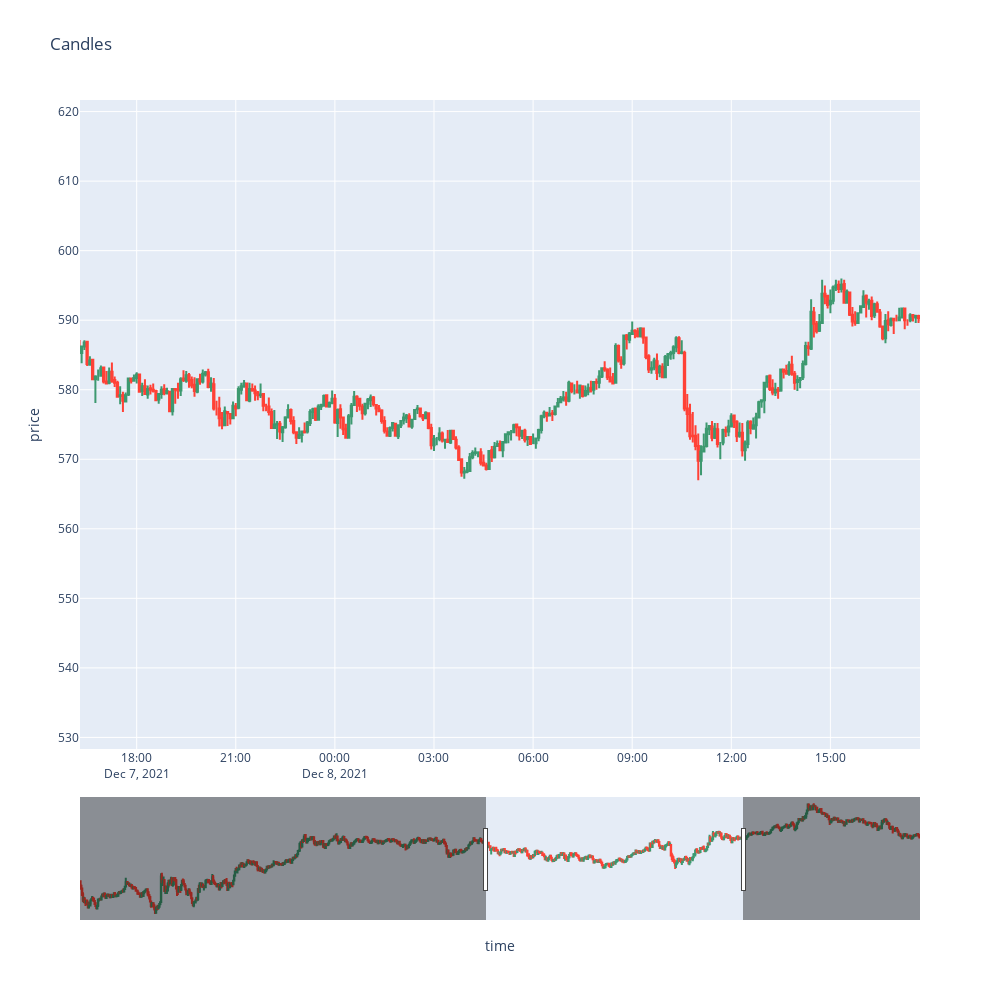

The notebook cell this image was saved under:
### Code cell
plot_candles(candles, height=1000)

### Figure 1 — Plotly figure (JSON) as saved in the notebook; plotly's stock layout.template omitted (floating-point values rounded to 4 significant figures; data arrays with more than 128 entries replaced by an {"elided": "..."} marker saying what was removed)
{"data": [{"close": {"elided": "1000 float values"}, "high": {"elided": "1000 float values"}, "low": {"elided": "1000 float values"}, "open": {"elided": "1000 float values"}, "type": "candlestick", "x": {"elided": "1000 str values"}}], "layout": {"dragmode": "pan", "height": 1000, "title": {"text": "Candles"}, "width": 1000, "xaxis": {"autorange": false, "range": ["2021-12-07 16:17:01.9972", "2021-12-08 17:42:44.5142"], "rangeslider": {"autorange": true, "range": ["2021-12-05 23:57:30", "2021-12-09 11:17:30"], "yaxis": {"_template": null, "rangemode": "match"}}, "title": {"text": "time"}, "type": "date"}, "yaxis": {"autorange": true, "range": [528.3, 621.7], "title": {"text": "price"}}}}
